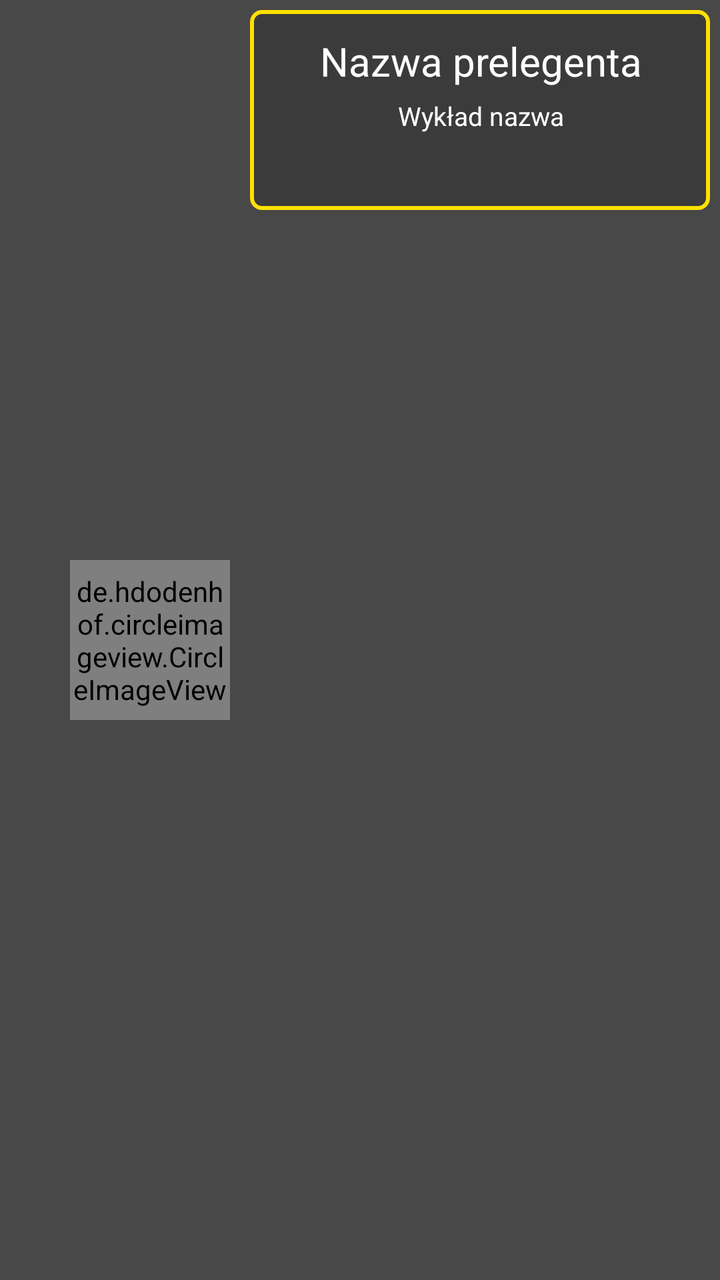
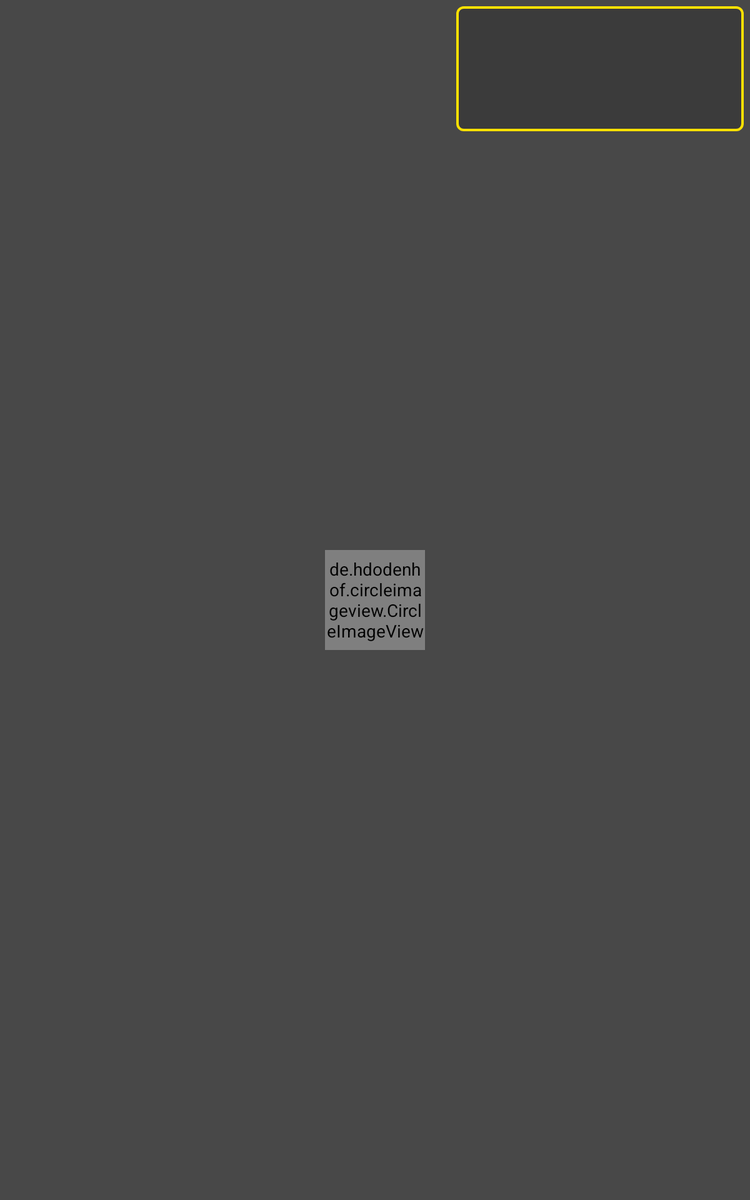

The same Android screen from two of the app's own layout files: first res/layout/ as a phone draws it, then the author's variant for another configuration, drawn on a device whose configuration selects that folder. Both files follow.
<!-- AndroidManifest.xml: application theme AppTheme -->
<!-- res/layout/speakers_list_element_opposite.xml -->
<?xml version="1.0" encoding="utf-8"?>
<LinearLayout xmlns:android="http://schemas.android.com/apk/res/android"
    android:layout_width="match_parent"
    android:layout_height="wrap_content"
    android:background="@color/background_main"
    android:orientation="horizontal">

    <RelativeLayout
        android:layout_width="match_parent"
        android:layout_height="match_parent">

        <de.hdodenhof.circleimageview.CircleImageView
            xmlns:app="http://schemas.android.com/apk/res-auto"
            android:id="@+id/speakers_image"
            android:layout_width="80dp"
            android:layout_height="80dp"
            android:layout_alignParentLeft="true"
            android:layout_centerVertical="true"
            android:layout_toRightOf="@id/speakers_linear"
            android:layout_marginLeft="35dp"
            android:layout_marginRight="20dp"
            app:civ_border_width="0dp"
            app:civ_border_color="@color/main_yellow"/>

        <LinearLayout
            android:id="@+id/speakers_linear"
            android:layout_width="230dp"
            android:layout_height="100dp"
            android:layout_alignParentRight="true"
            android:layout_gravity="center_vertical"
            android:layout_marginBottom="5dp"
            android:layout_marginRight="5dp"
            android:layout_marginTop="5dp"
            android:background="@drawable/rounded_corner">


                <LinearLayout
                    android:layout_width="match_parent"
                    android:layout_height="match_parent"
                    android:orientation="vertical">

                    <TextView
                        android:id="@+id/speakers_name"
                        android:layout_width="match_parent"
                        android:layout_height="wrap_content"
                        android:layout_marginBottom="5dp"
                        android:layout_marginTop="10dp"
                        android:gravity="bottom|center"
                        android:text="Nazwa prelegenta"
                        android:textColor="@color/text_white"
                        android:textSize="20sp" />

                    <TextView
                        android:id="@+id/speakers_description"
                        android:layout_width="match_parent"
                        android:layout_height="50dp"
                        android:layout_marginBottom="10dp"
                        android:gravity="center_horizontal"
                        android:text="Wykład nazwa"
                        android:textColor="@color/text_white"
                        android:textSize="13sp" />

                </LinearLayout>

        </LinearLayout>



    </RelativeLayout>

</LinearLayout>
<!-- resources referenced by this layout -->
<resources>
  <color name="background_main">#484848</color>
  <color name="main_yellow">#FFE100</color>
  <color name="text_white">#FFFFFF</color>
  <!-- drawable rounded_corner (drawable) -->
  <?xml version="1.0" encoding="utf-8"?>
  <shape xmlns:android="http://schemas.android.com/apk/res/android" >
      <stroke
          android:width="2dp"
          android:color="@color/main_yellow" />
  
      <solid android:color="@color/backgroung_dark" />
  
      <padding
          android:left="3dp"
          android:bottom="2dp"
          android:right="2dp"
          android:top="2dp" />
  
      <corners android:radius="5dp" />
  </shape>
  <style name="AppTheme" parent="Theme.AppCompat.Light.DarkActionBar">
          
          <item name="colorPrimary">@color/background_grey</item>
          <item name="colorPrimaryDark">@color/black</item>
          <item name="colorAccent">@color/main_yellow</item>
      </style>
  <color name="backgroung_dark">#3B3B3B</color>
</resources>
<!-- res/layout-sw600dp/speakers_list_element_opposite.xml (the author's variant of the layout above) -->
<!-- drawn on a 7-inch tablet held upright -->
<?xml version="1.0" encoding="utf-8"?>
<LinearLayout xmlns:android="http://schemas.android.com/apk/res/android"
    android:layout_width="match_parent"
    android:layout_height="wrap_content"
    android:background="@color/background_main"
    android:orientation="horizontal">

    <RelativeLayout
        android:layout_width="match_parent"
        android:layout_height="match_parent">

        <de.hdodenhof.circleimageview.CircleImageView
            xmlns:app="http://schemas.android.com/apk/res-auto"
            android:id="@+id/speakers_image"
            android:layout_width="80dp"
            android:layout_height="80dp"
            android:layout_centerVertical="true"
android:layout_centerHorizontal="true"
            app:civ_border_width="0dp"
            app:civ_border_color="@color/main_yellow"/>

        <LinearLayout
            android:id="@+id/speakers_linear"
            android:layout_width="230dp"
            android:layout_height="100dp"
            android:layout_alignParentRight="true"
            android:layout_gravity="center_vertical"
            android:layout_marginRight="5dp"
            android:layout_marginTop="5dp"
            android:background="@drawable/selector_rounded">


            <LinearLayout
                android:layout_width="match_parent"
                android:layout_height="match_parent"
                android:orientation="vertical">

                <TextView
                    android:id="@+id/speakers_name"
                    android:layout_width="match_parent"
                    android:layout_height="wrap_content"
                    android:maxLines="1"
                    android:ellipsize="end"
                    android:singleLine="true"
                    android:layout_marginBottom="5dp"
                    android:layout_marginTop="10dp"
                    android:gravity="bottom|center"
                    android:textColor="@color/text_white"
                    android:textSize="20sp" />

                <TextView
                    android:id="@+id/speakers_description"
                    android:layout_width="match_parent"
                    android:ellipsize="end"
                    android:maxLines="3"
                    android:layout_height="50dp"
                    android:layout_marginBottom="10dp"
                    android:gravity="center_horizontal"
                    android:textColor="@color/text_white"
                    android:textSize="13sp" />

            </LinearLayout>

        </LinearLayout>



    </RelativeLayout>

</LinearLayout>
<!-- resources referenced by the variant -->
<!-- as a 7-inch tablet held upright resolves them -->
<resources>
  <color name="background_main">#484848</color>
  <color name="main_yellow">#FFE100</color>
  <color name="text_white">#FFFFFF</color>
  <!-- drawable selector_rounded (drawable) -->
  <?xml version="1.0" encoding="utf-8"?>
  <selector xmlns:android="http://schemas.android.com/apk/res/android">
      <item android:state_pressed="true">
  
          <shape xmlns:android="http://schemas.android.com/apk/res/android">
              <stroke android:width="2dp" android:color="@color/main_yellow" />
  
              <solid android:color="@color/background_main" />
  
              <padding android:bottom="2dp" android:left="3dp" android:right="2dp" android:top="2dp" />
  
              <corners android:radius="5dp" />
          </shape>
  
      </item>
  
      <item>
  
          <shape xmlns:android="http://schemas.android.com/apk/res/android">
              <stroke android:width="2dp" android:color="@color/main_yellow" />
  
              <solid android:color="@color/backgroung_dark" />
  
              <padding android:bottom="2dp" android:left="3dp" android:right="2dp" android:top="2dp" />
  
              <corners android:radius="5dp" />
          </shape>
  
      </item>
  </selector>
  <style name="AppTheme" parent="Theme.AppCompat.Light.DarkActionBar">
          
          <item name="colorPrimary">@color/background_grey</item>
          <item name="colorPrimaryDark">@color/black</item>
          <item name="colorAccent">@color/main_yellow</item>
      </style>
  <color name="backgroung_dark">#3B3B3B</color>
</resources>
